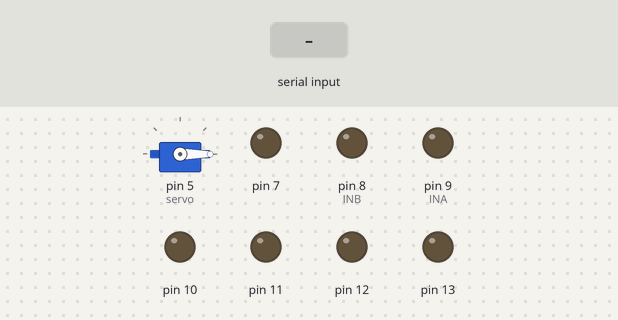
Bench run of a sketch on a simulated Arduino Uno, built with avr-gcc and run on an emulated ATmega328P. On the bench: servo, output pins drawn as LEDs (lit = HIGH). The inputs (shaded band) are chosen by the test bench. What the sketch prints to the serial monitor is not drawn.

Above: at 1.2 s.
1.3 s: "A" received over the second serial link
At 2.2 s:
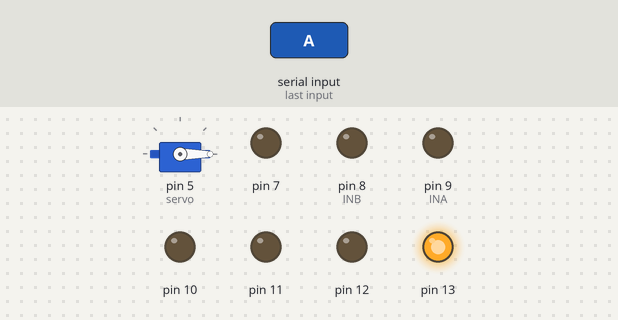
2.8 s: "C" received over the second serial link
At 3.4 s:
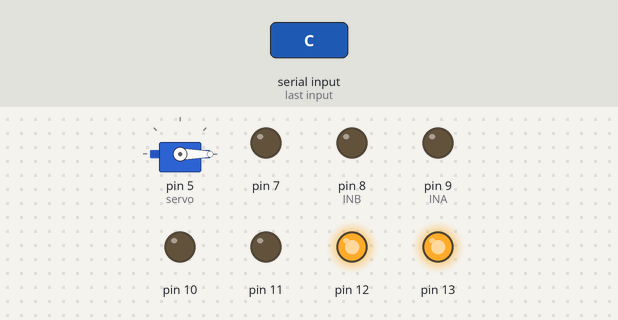
4.3 s: "B" received over the second serial link
At 5.5 s:
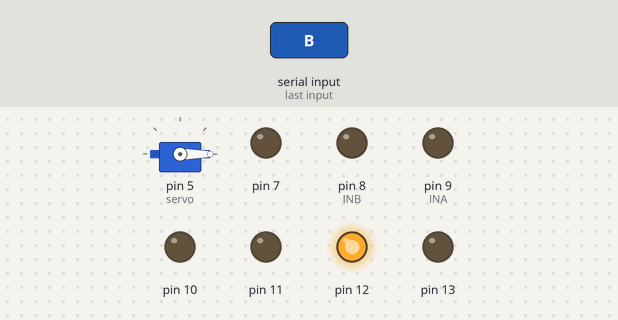
5.8 s: "E" received over the second serial link
At 6.9 s:
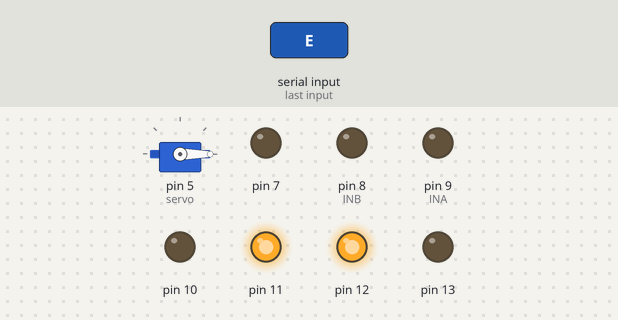
7.3 s: "D" received over the second serial link
At 8.0 s:
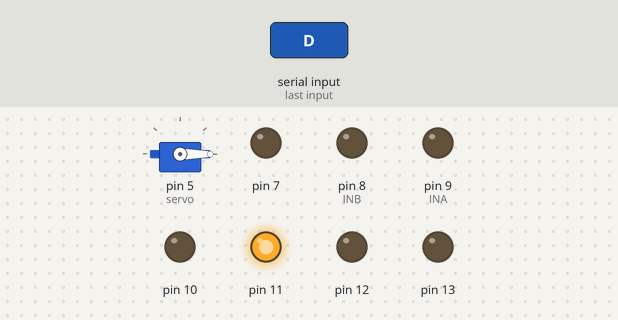
8.8 s: "G" received over the second serial link
At 9.1 s:
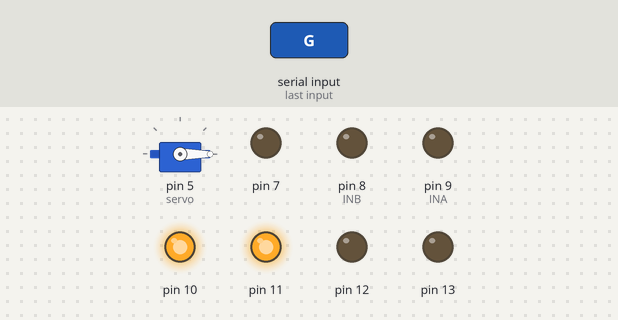
Timing chart, 0 to 11.3 s (numbered marks = the images above; inputs shaded):
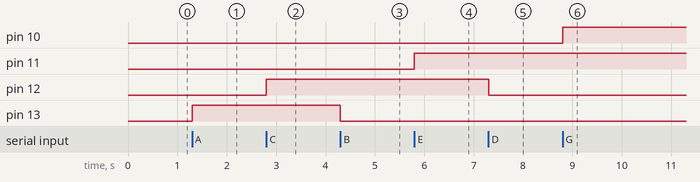

Measured:
- after the input at 1.3 s, pin 13: LOW → HIGH at once
- after the input at 2.8 s, pin 12: LOW → HIGH at once
- after the input at 4.3 s, pin 13: HIGH → LOW at once
- after the input at 5.8 s, pin 11: LOW → HIGH at once
- after the input at 7.3 s, pin 12: HIGH → LOW at once
- after the input at 8.8 s, pin 10: LOW → HIGH at once

The sketch:

smarthome_control.ino
```cpp
#include <SoftwareSerial.h>
#include <Servo.h>
int INA = 9;
int INB = 8;
SoftwareSerial BTSerial(2, 3); //Connect HC-06. Use your (TX, RX) settings

Servo servo;
char c=0;
void setup()
{ pinMode(13, OUTPUT); digitalWrite(13, LOW);
  pinMode(12, OUTPUT); digitalWrite(12, LOW);
  pinMode(11, OUTPUT); digitalWrite(11, LOW);
  pinMode(10, OUTPUT); digitalWrite(10, LOW);
  pinMode(7, OUTPUT);  digitalWrite(7, LOW);
  delay(10);
  Serial.begin(9600);
  Serial.println("Hello!");
  pinMode(INA,OUTPUT);  digitalWrite(INA,LOW);
  pinMode(INB,OUTPUT);  digitalWrite(INA,LOW);

  servo.attach(5);
  servo.write(0);
  servo.detach();
  BTSerial.begin(9600);  // set the data rate for the BT port
  delay(10);
}

void loop()
{
  // BT –> Data –> Serial
  if (BTSerial.available()) {
   c = BTSerial.read();
    Serial.write(c);
    switch(c){
    case 'A':
            digitalWrite(13, HIGH);
            break;
    case 'B':
            digitalWrite(13, LOW);
            break;
    case 'C':
            digitalWrite(12, HIGH);
            break;
    case 'D':
            digitalWrite(12, LOW);
            break;
    case 'E':
            digitalWrite(11, HIGH);
            break;
    case 'F':
            digitalWrite(11, LOW);
            break;
    case 'G':
            digitalWrite(10, HIGH);
            break;
    case 'H':
            digitalWrite(10, LOW);
            break;
    case 'I':
            digitalWrite(7, HIGH);
            break;
    case 'J':
            digitalWrite(7, LOW);
            break;
    case 'K':
            digitalWrite(INA,LOW);
            digitalWrite(INA,HIGH);
            break;
    case 'L':
            digitalWrite(INA,LOW);
            digitalWrite(INA,LOW);
            break;
    case 'N':
            servo.attach(5);
            servo.write(90);
            delay(500);
            servo.write(0);
            delay(500);
            servo.detach();
            break;
     case 'M':
            servo.attach(5);
            servo.write(90);
            delay(500);
            servo.write(170);
            delay(500);
            servo.detach();
            break;
    default:
            delay(50);
            break;
  }
  }
  // Serial –> Data –> BT
  if (Serial.available()) {
   c = Serial.read();
    Serial.write(c);
  }

delay(1);

}
```
